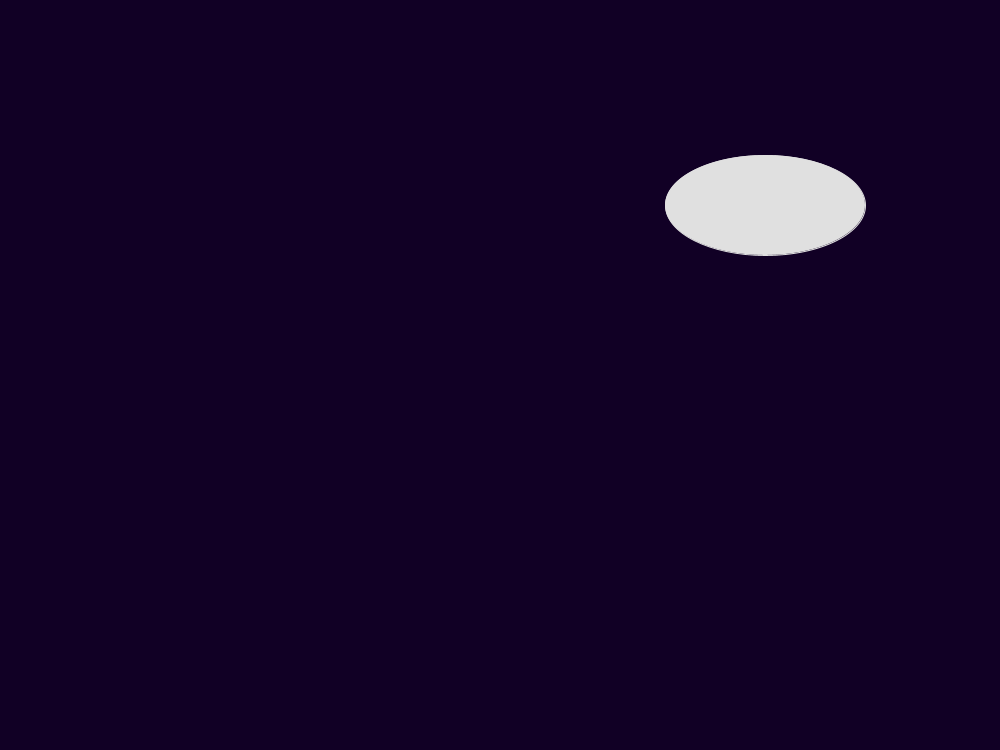
Frame 1 (no input)
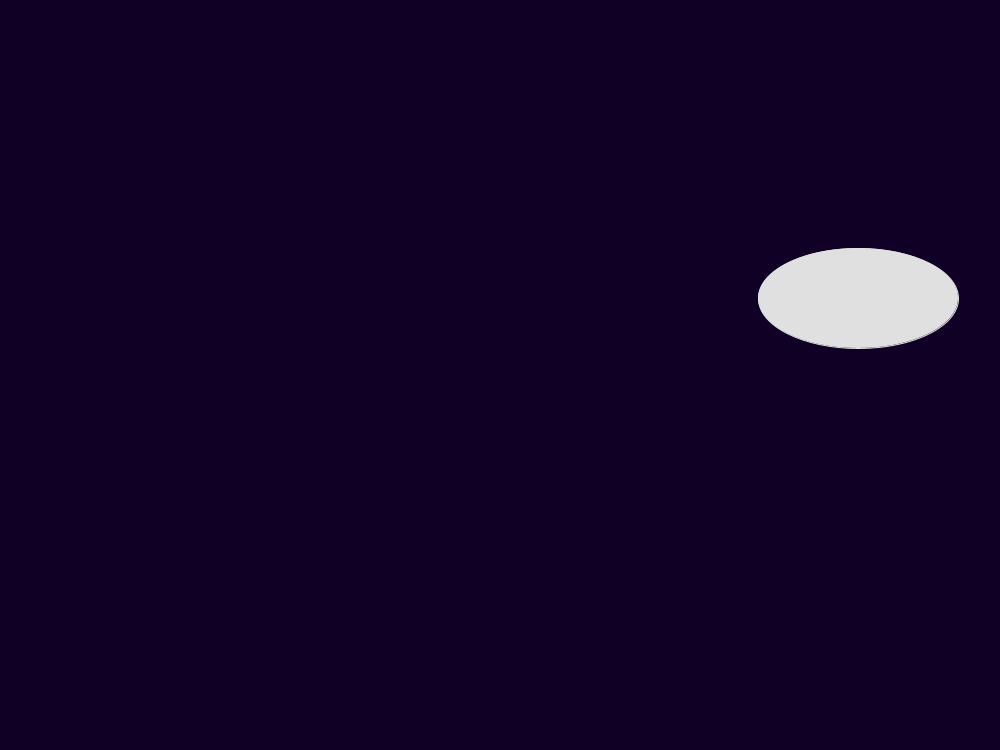
Frame 60 (the mouse pressed at the canvas centre just before this capture)
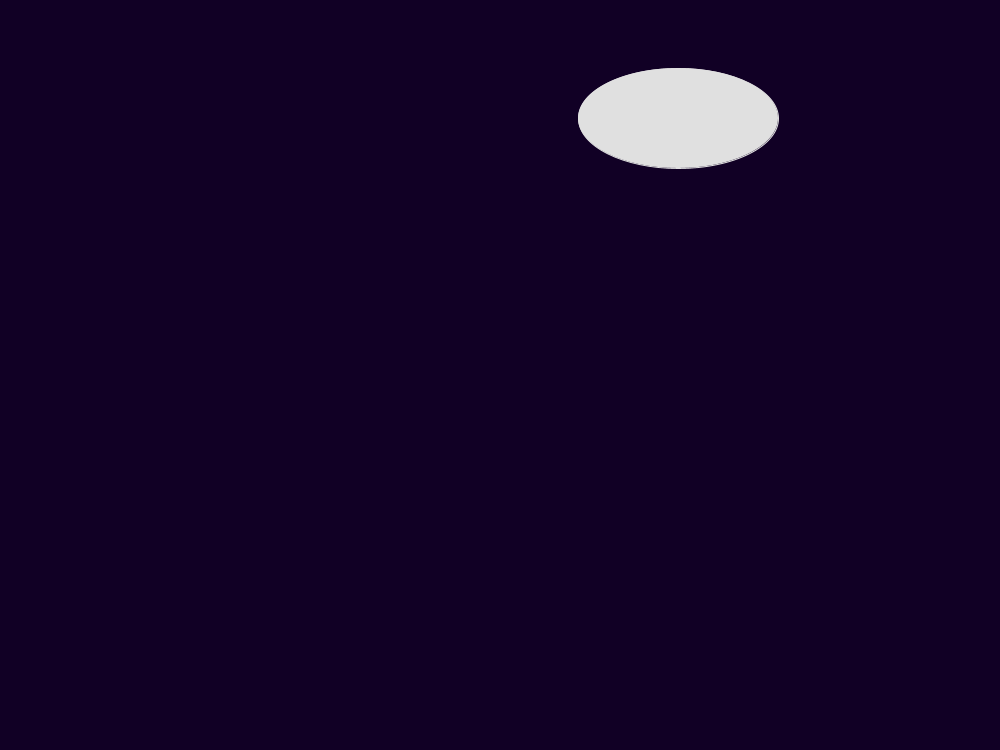
Frame 120 (the mouse held since frame 60 and released just before this capture)

The Processing sketch that drew these frames (run headless with seeded random() and noise(); from frame 60 on, the mouse is pressed at the canvas centre):

// Processing sketch: salva_pantallas_2
// ── salva_pantallas_2.pde
int anchoLienzo = 1000;
int altoLienzo = 750;
int limiteAncho;
int limiteAlto;
int sizeCircleX = 200;
int sizeCircleY = 100;
int contadorFramesX;
int contadorFramesY;
int incremento = 2;
int movimientoX;
int movimientoY;
boolean directionX;
boolean directionY;
int modo = 1;
int esperaAbajo,esperaDerecha;
int esperaAumento = int(random(0, 5 + 1));;
String status;


void setup(){
  size(1000,750);
  limiteAncho = anchoLienzo - (sizeCircleX/2);
  limiteAlto = altoLienzo - (sizeCircleY/2);
  int numeroAleatorioY = int(random(0, limiteAlto - sizeCircleY)); 
  int numeroAleatorioX = int(random(0, limiteAncho - sizeCircleX));
  stroke(#E0E0E0);
  fill(#E0E0E0);
  status = "no iniciado";
  esperaAbajo = 1;
  esperaDerecha = 1;
  contadorFramesY = numeroAleatorioY;
  contadorFramesX = numeroAleatorioX;

}

void draw(){
  background(#110025);
  movimientoX = contadorFramesX + (sizeCircleX/2);
  movimientoY = contadorFramesY + (sizeCircleY/2);
  //abajo derecha mov 1

  
  
  if(movimientoY<=0 + sizeCircleY/2){//Caso de chocar con el techo
    if (esperaDerecha > 0){
      modo = 3;//abajo izquiera 
      status = "Caso techo: modo 3 | Derecha negativo";
      esperaDerecha--;
      esperaAbajo--;
    }
    else {
      modo = 1;//abajo derecha
      status = "Caso techo: modo 1"; 
      esperaDerecha = esperaAumento;
      esperaAbajo--;
    }
  }
  if(movimientoX <= 0 + sizeCircleX/2){//chocar con pared interior
    if(esperaAbajo > 0){
      modo = 2;
      status = "Caso Interior: modo2 | Abajo negativo";
      esperaAbajo--;
      esperaDerecha--;
    }
    else {
      modo = 1;
      status = "Caso Interior: modo1";
      esperaAbajo = esperaAumento;
      esperaDerecha--;
    }
  }  
  if(movimientoY>=limiteAlto){//Caso de chocar con el suelo
    if(esperaDerecha > 0) {
      modo = 4;
      status = "Caso Suelo: modo 4 | Derecha negativo";
      esperaAbajo--;
      esperaDerecha--;
    }
    else{
      modo = 2;
      status = "Caso Suelo: modo 2";
      esperaDerecha += esperaAumento;
      esperaAbajo--;
    }
  }
  if(movimientoX >= limiteAncho){//Caso Chocar con pared Exterior
    if(esperaAbajo > 0){
      modo = 4;
      status = "Caso Exterior: modo 4 | Abajo negativo";
      esperaAbajo--;
      esperaDerecha--;
    }
    else{
      modo = 3;
      status = "Caso Exterior: modo 3";
      esperaAbajo += esperaAumento;
      esperaDerecha--;
    }
  }
      
      
  
  if(modo == 1) {//abajo, derecha
    contadorFramesX++;
    contadorFramesX += incremento;
    contadorFramesY++;
    contadorFramesY += incremento;
    ellipse(movimientoX,movimientoY,sizeCircleX, sizeCircleY);
    println("mov 1");
}
  else if(modo == 2) {//arriba, derecha
    contadorFramesX++;
    contadorFramesX += incremento;
    contadorFramesY--;
    contadorFramesY -= incremento;
    ellipse(movimientoX,movimientoY,sizeCircleX, sizeCircleY);
    println("mov 2");
  }
  else if(modo == 3) {//izquierda, abajo
       contadorFramesX--;
    contadorFramesX -= incremento;
    contadorFramesY++;
    contadorFramesY += incremento;
    ellipse(movimientoX,movimientoY,sizeCircleX, sizeCircleY);
    println("mov 3");
  }
  else if (modo == 4) {//izquierda, arriba
       contadorFramesX--;
    contadorFramesX -= incremento;
    contadorFramesY--;
    contadorFramesY -= incremento;
    ellipse(movimientoX,movimientoY,sizeCircleX, sizeCircleY);
    println("mov 4");
  }
  else {
  println("error: No se elige el modo");
  }
  
    
  println("modo " + modo);
  println("x " + movimientoX);
  println("y " + movimientoY);
  println("Espera Abajo " + esperaAbajo);
  println("Espera Derecha " + esperaDerecha);
  println("Status: " + status);
}
